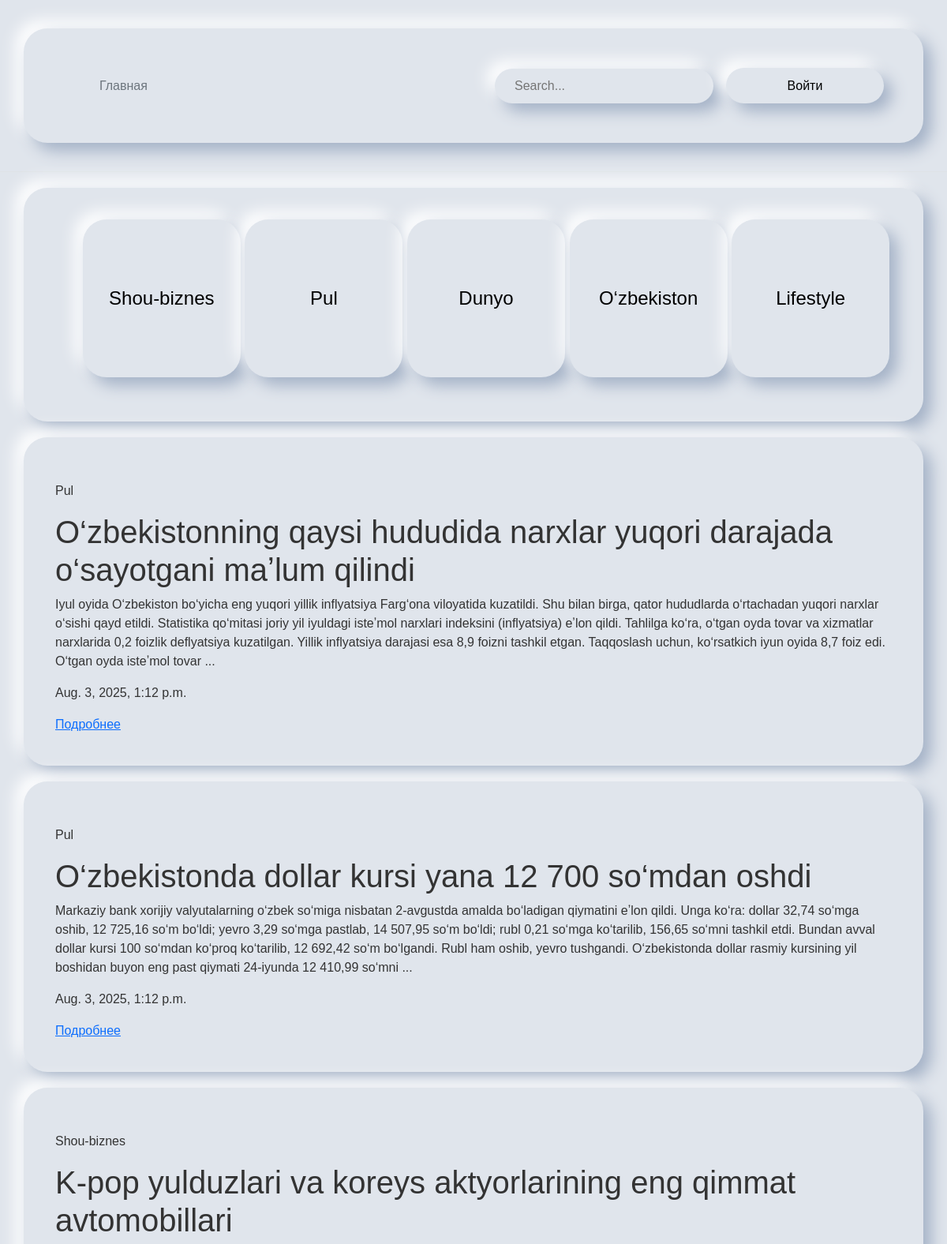
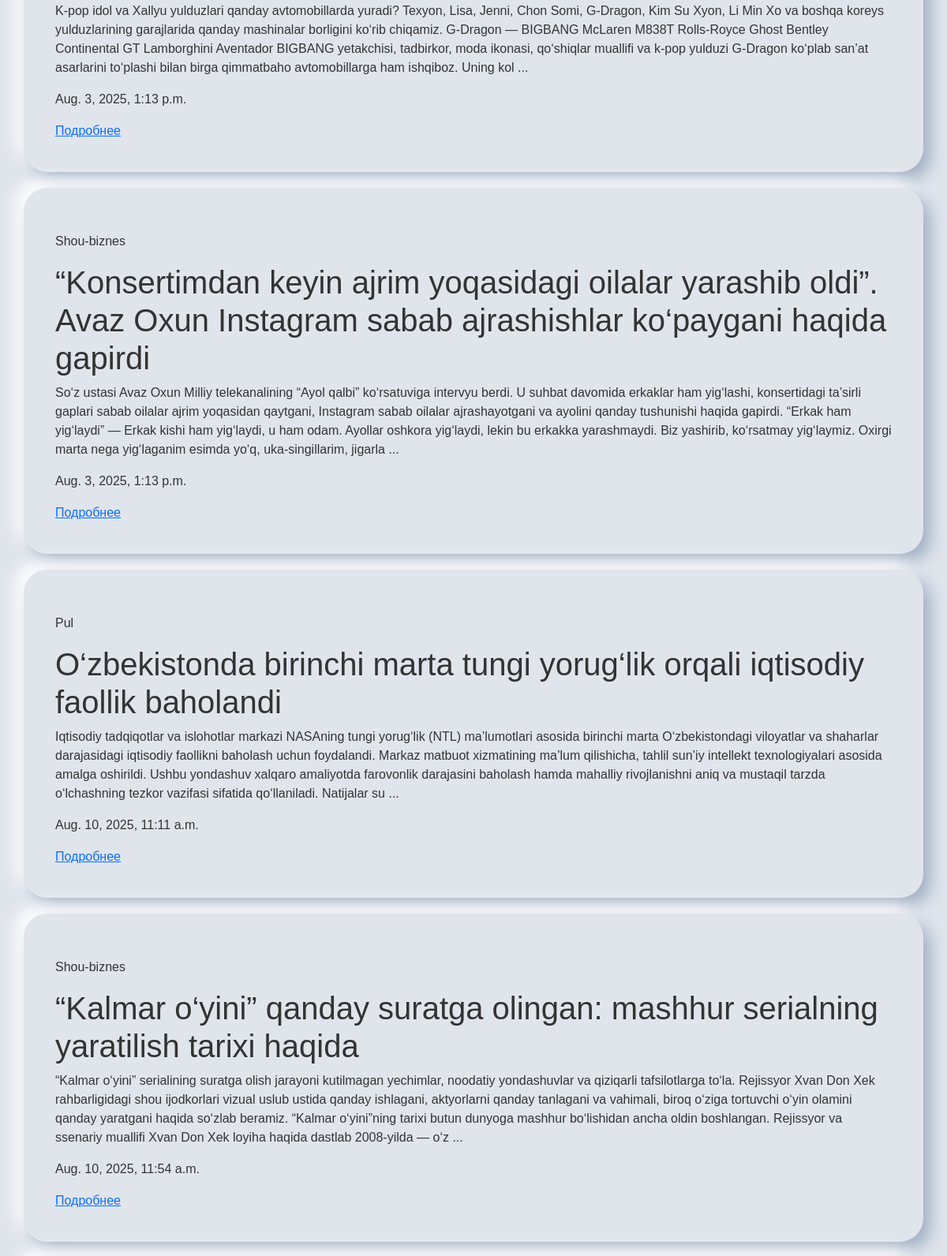
The page / (upper part) on the database its author committed (2 pictures, top to bottom).
### index/models.py (models this page shows)
class NewsCategory(models.Model):
    category_name = models.CharField(max_length=32)
    added_date = models.DateTimeField(auto_now_add=True)
    def __str__(self):
        return self.category_name
    class Meta:
        verbose_name_plural = 'News Categories'

class News(models.Model):
    title = models.CharField(max_length=128)
    main_content = models.TextField()
    news_category = models.ForeignKey(NewsCategory, on_delete=models.CASCADE)
    added_date = models.DateTimeField(auto_now_add=True)
    def __str__(self):
        return self.title
    class Meta:
        verbose_name_plural = 'News'

### index/views.py (the view)
# urls.py: path('', views.home_page),
def home_page(request):
    news_category = NewsCategory.objects.all()
    news = News.objects.all()
    context = {
        'news_category': news_category,
        'news': news
    }
    return render(request, 'home.html', context)

### index/templates/home.html (shortened to what this page needs)
{% load static %}
<!DOCTYPE html>
<html lang="ru">
<head>
    <link href="https://cdn.jsdelivr.net/npm/bootstrap@5.3.7/dist/css/bootstrap.min.css" rel="stylesheet">
    <link rel="stylesheet" href="{% static 'CSS/style.css' %}">
</head>
<body>
<header class="p-3 mb-3 border-bottom">
    <div class="container">
        <div class="d-flex flex-wrap align-items-center justify-content-center justify-content-lg-start">
            <a href="/" class="d-flex align-items-center mb-2 mb-lg-0 link-body-emphasis text-decoration-none">
            <svg class="bi me-2" width="40" height="32" role="img" aria-label="Bootstrap">
                <use xlink:href="#bootstrap"></use>
            </svg>
        </a>
            <ul class="nav col-12 col-lg-auto me-lg-auto mb-2 justify-content-center mb-md-0">
                <li><a href="/" class="nav-link px-2 link-secondary">Главная</a></li>
            </ul>
            <form class="col-12 col-lg-auto mb-3 mb-lg-0 me-lg-3" role="search">
                <input type="search" placeholder="Search..." aria-label="Search">
            </form>
            {% if user.is_authenticated %}
                <a href="/add/" class ="button button-header">Добавить новость</a>
                <a href="/logout" class ="button button-header" >Выйти</a>
            {% else %}
                <a href="accounts/login/" class="button button-header">Войти</a>
            {% endif %}
        </div>
    </div>
</header>
<div class="container">
    <ul class="category-block">
        {% for category in news_category %}
            <li><a class="category" href="{% url 'news_by_category' category.pk %}">{{ category.category_name }}</a></li>
        {% endfor %}
    </ul>
</div>
{% for n in news %}
<div class="container">
    <p>{{ n.news_category }}</p>
    <h1>{{ n }}</h1>
    <p>{{ n.main_content|slice:":512" }} ...</p>
    <p>{{ n.added_date }}</p>
    <a href="{% url 'news_detail' n.pk %}">Подробнее</a>
</div>
{% endfor %}
</body>
</html>

### static/CSS/style.css (style rules this page uses)
body { font-family: Arial, sans-serif; margin: 0; padding: 0; background: #e0e5ec; color: #333; }
.container { margin: 20px auto; border-radius: 30px; background: #e0e5ec; padding: 40px; box-shadow: 10px 10px 20px #a3b1c6, -10px -10px 20px #fff; gap: 30px; }
button, .button { display: flex; justify-content: center; align-items: center; text-decoration: none; color: black; box-shadow: 10px 10px 20px #a3b1c6, -10px -10px 20px #fff; background-color: #fff; padding: 5px 25px 5px 25px; margin: 0px 10px; border: none; height: 37px; border-radius: 5px; transition: 0.3s; }
.button-header { width: 200px; height: 45px; background: #e0e5ec; border-radius: 30px; box-shadow: 10px 10px 20px #a3b1c6, -10px -10px 20px #fff; padding: 10px 25px; margin: 10px; border: none; transition: 0.3s; }
input, textarea, select { width: 100%; background: #e0e5ec; border-radius: 30px; box-shadow: 10px 10px 20px #a3b1c6, -10px -10px 20px #fff; padding: 10px 25px; margin: 10px; border: none; transition: 0.3s; }
.category { display: flex; justify-content: center; align-items: center; text-decoration: none; font-size: 24px; color: black; width: 200px; height: 200px; background: #e0e5ec; border-radius: 30px; box-shadow: 10px 10px 20px #a3b1c6, -10px -10px 20px #fff; padding: 10px 25px; transition: 0.3s; }
.category-block { display: flex; justify-content: space-around; align-items: center; list-style-type: none; }

### rows shown on the page
NewsCategory: category_name "Shou-biznes"
NewsCategory: category_name "Pul"
NewsCategory: category_name "Dunyo"
NewsCategory: category_name "O‘zbekiston"
NewsCategory: category_name "Lifestyle"
News: news_category "Pul", title "O‘zbekistonning qaysi hududida narxlar yuqori darajada o‘sayotgani maʼlum qilindi", main_content "Iyul oyida O‘zbekiston bo‘yicha eng yuqori yillik inflyatsiya Farg‘ona viloyatida kuzatildi. Shu bilan birga, qator hududlarda o‘rtachadan yuqori narxlar o‘sishi qayd etildi. Statistika qo‘mitasi joriy yil iyuldagi isteʼmol narxlari indeksini (inflyatsiya) eʼlon qildi. Tahlilga ko‘ra, o‘tgan oyda tovar va xizmatlar narxlarida 0,2 foizlik deflyatsiya kuzatilgan. Yillik inflyatsiya darajasi esa 8,9 foizni tashkil etgan. Taqqoslash uchun, ko‘rsatkich iyun oyida 8,7 foiz edi. O‘tgan oyda isteʼmol tovar", added_date "Aug. 3, 2025, 1:12 p.m."
News: news_category "Pul", title "O‘zbekistonda dollar kursi yana 12 700 so‘mdan oshdi", main_content "Markaziy bank xorijiy valyutalarning o‘zbek so‘miga nisbatan 2-avgustda amalda bo‘ladigan qiymatini eʼlon qildi. Unga ko‘ra: dollar 32,74 so‘mga oshib, 12 725,16 so‘m bo‘ldi; yevro 3,29 so‘mga pastlab, 14 507,95 so‘m bo‘ldi; rubl 0,21 so‘mga ko‘tarilib, 156,65 so‘mni tashkil etdi. Bundan avval dollar kursi 100 so‘mdan ko‘proq ko‘tarilib, 12 692,42 so‘m bo‘lgandi. Rubl ham oshib, yevro tushgandi. O‘zbekistonda dollar rasmiy kursining yil boshidan buyon eng past qiymati 24-iyunda 12 410,99 so‘mni", added_date "Aug. 3, 2025, 1:12 p.m."
News: news_category "Shou-biznes", title "K-pop yulduzlari va koreys aktyorlarining eng qimmat avtomobillari", main_content "K-pop idol va Xallyu yulduzlari qanday avtomobillarda yuradi? Texyon, Lisa, Jenni, Chon Somi, G-Dragon, Kim Su Xyon, Li Min Xo va boshqa koreys yulduzlarining garajlarida qanday mashinalar borligini ko‘rib chiqamiz. G-Dragon — BIGBANG McLaren M838T Rolls-Royce Ghost Bentley Continental GT Lamborghini Aventador BIGBANG yetakchisi, tadbirkor, moda ikonasi, qo‘shiqlar muallifi va k-pop yulduzi G-Dragon ko‘plab san’at asarlarini to‘plashi bilan birga qimmatbaho avtomobillarga ham ishqiboz. Uning kol", added_date "Aug. 3, 2025, 1:13 p.m."
News: news_category "Shou-biznes", title "“Konsertimdan keyin ajrim yoqasidagi oilalar yarashib oldi”. Avaz Oxun Instagram sabab ajrashishlar ko‘paygani haqida gapirdi", main_content "So‘z ustasi Avaz Oxun Milliy telekanalining “Ayol qalbi” ko‘rsatuviga intervyu berdi. U suhbat davomida erkaklar ham yig‘lashi, konsertidagi ta’sirli gaplari sabab oilalar ajrim yoqasidan qaytgani, Instagram sabab oilalar ajrashayotgani va ayolini qanday tushunishi haqida gapirdi. “Erkak ham yig‘laydi” — Erkak kishi ham yig‘laydi, u ham odam. Ayollar oshkora yig‘laydi, lekin bu erkakka yarashmaydi. Biz yashirib, ko‘rsatmay yig‘laymiz. Oxirgi marta nega yig‘laganim esimda yo‘q, uka-singillarim, jigarla", added_date "Aug. 3, 2025, 1:13 p.m."
News: news_category "Pul", title "O‘zbekistonda birinchi marta tungi yorug‘lik orqali iqtisodiy faollik baholandi", main_content "Iqtisodiy tadqiqotlar va islohotlar markazi NASAning tungi yorug‘lik (NTL) ma’lumotlari asosida birinchi marta O‘zbekistondagi viloyatlar va shaharlar darajasidagi iqtisodiy faollikni baholash uchun foydalandi. Markaz matbuot xizmatining ma’lum qilishicha, tahlil sun’iy intellekt texnologiyalari asosida amalga oshirildi. Ushbu yondashuv xalqaro amaliyotda farovonlik darajasini baholash hamda mahalliy rivojlanishni aniq va mustaqil tarzda o‘lchashning tezkor vazifasi sifatida qo‘llaniladi. Natijalar su", added_date "Aug. 10, 2025, 11:11 a.m."
News: news_category "Shou-biznes", title "“Kalmar o‘yini” qanday suratga olingan: mashhur serialning yaratilish tarixi haqida", main_content "“Kalmar o‘yini” serialining suratga olish jarayoni kutilmagan yechimlar, noodatiy yondashuvlar va qiziqarli tafsilotlarga to‘la. Rejissyor Xvan Don Xek rahbarligidagi shou ijodkorlari vizual uslub ustida qanday ishlagani, aktyorlarni qanday tanlagani va vahimali, biroq o‘ziga tortuvchi o‘yin olamini qanday yaratgani haqida so‘zlab beramiz. “Kalmar o‘yini”ning tarixi butun dunyoga mashhur bo‘lishidan ancha oldin boshlangan. Rejissyor va ssenariy muallifi Xvan Don Xek loyiha haqida dastlab 2008-yilda — o‘z", added_date "Aug. 10, 2025, 11:54 a.m."
